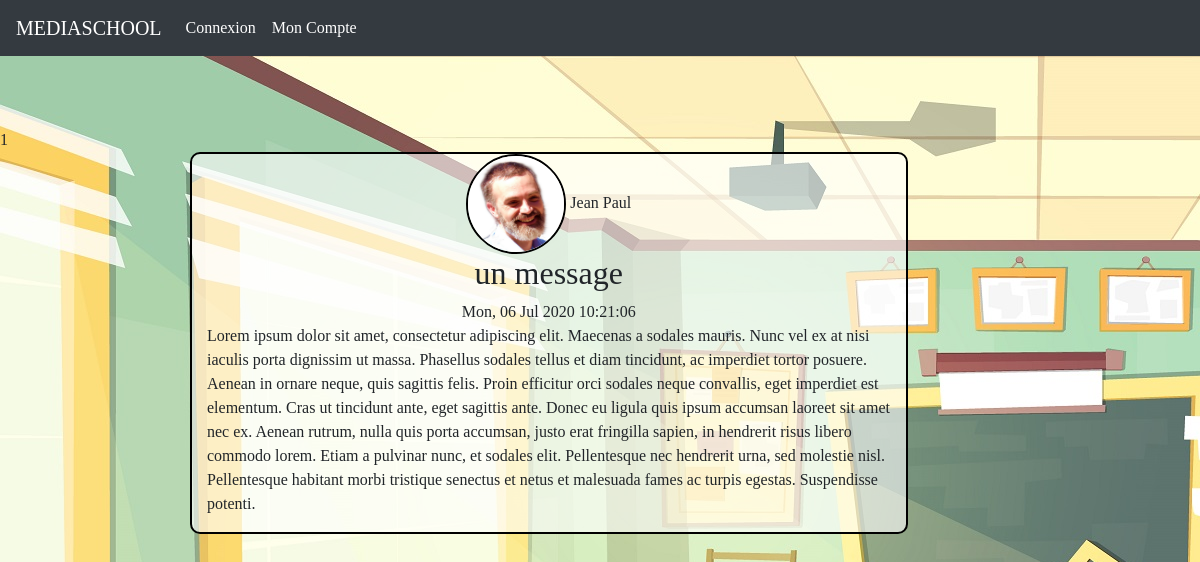
Page /view/singleArticle.php on the committed database.
### tables this page shows
CREATE TABLE IF NOT EXISTS `users` (
  `id` int(11) NOT NULL AUTO_INCREMENT,
  `name` varchar(50) NOT NULL,
  `surname` varchar(50) NOT NULL,
  `mail` varchar(255) NOT NULL,
  `mdp` text NOT NULL,
  `avatar` text DEFAULT NULL,
  PRIMARY KEY (`id`)
);

CREATE TABLE IF NOT EXISTS `messages` (
  `id` int(11) NOT NULL AUTO_INCREMENT,
  `createdAt` varchar(255) NOT NULL,
  `title` varchar(150) NOT NULL,
  `texte` text NOT NULL,
  `user_id` int(11) NOT NULL,
  PRIMARY KEY (`id`),
  KEY `MESSAGES_USERS_FK` (`user_id`)
);

### controller/singleArticle.controler.php (called while the page is built, shortened)
<?php
require "../controller/messageList.controler.php";
$conn = new PDO("mysql:host=$servername;dbname=$dbname", $username, $password);
$reqArticle = $conn-> query('SELECT * FROM messages inner JOIN users');
$reqArticle->execute(array());
$articleInfo = $reqArticle->fetch();
printf($articleInfo['id']) ;

### view/singleArticle.php (the view, shortened to what this page needs)
<?php
require "../controller/head.php";
require "header.php";
require "../controller/singleArticle.controler.php";
?>
<div class="row">
    <div class="col-md-7 offset-2 singlePost">
    <div class="pseudo">
        <img src="assets/membres/avatars/<?php echo $articleInfo['avatar'];?>" alt="" width="100px" height="100px">
        <span><?php echo $articleInfo['surname'];?></span>
    </div>
        <h2><?php echo $articleInfo['title'];?></h2>
        <span><?php echo $articleInfo['createdAt'];?></span>
        <p><?php echo $articleInfo['texte'];?></p>
    </div>
</div>
<?php
require "footer.php";

### view/style.css (style rules this page uses)
body { background-image: url('./assets/bg.jpg'); font-family: 'Lemonada', cursive; }
.signUp, .signIn, .profil, .message, .list, .singlePost { display: flex; align-items: center; border: solid 2px black; border-radius: 10px; background-color: rgba(255, 255, 255, 0.6); flex-direction: column; }
.pseudo { align-items: center; justify-content: right; }
img { border-radius: 75%; border: solid 2px black; }

### rows in the picture
users: avatar (picture), surname "Jean Paul"
messages: title "un message", createdAt "Mon, 06 Jul 2020 10:21:06", texte "Lorem ipsum dolor sit amet, consectetur adipiscing elit. Maecenas a sodales mauris. Nunc vel ex at nisi iaculis porta dignissim ut massa. Phasellus sodales tellus et diam tincidunt, ac imperdiet tortor posuere. Aenean in ornare neque, quis sagittis felis. Proin efficitur orci sodales neque convallis, eget imperdiet est elementum. Cras ut tincidunt ante, eget sagittis ante. Donec eu ligula quis ipsum accumsan laoreet sit amet nec ex. Aenean rutrum, nulla quis porta accumsan, justo erat fringilla sapien, in hendrerit risus libero commodo lorem. Etiam a pulvinar nunc, et sodales elit. Pellentesque nec hendrerit urna, sed molestie nisl. Pellentesque habitant morbi tristique senectus et netus et…"
